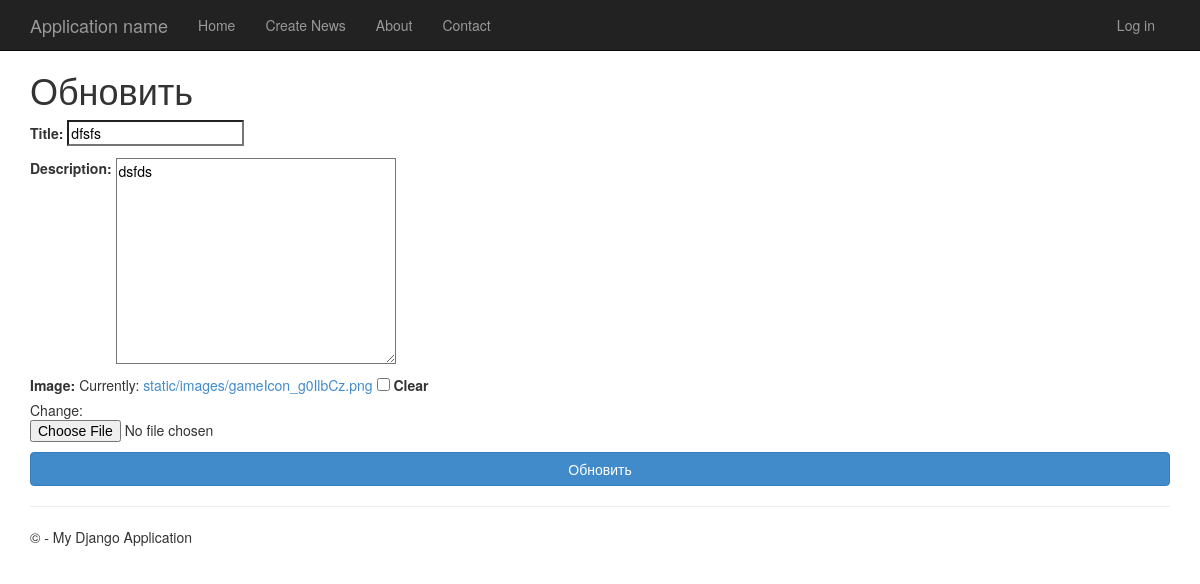
The app's page /update_news/6/, older data.
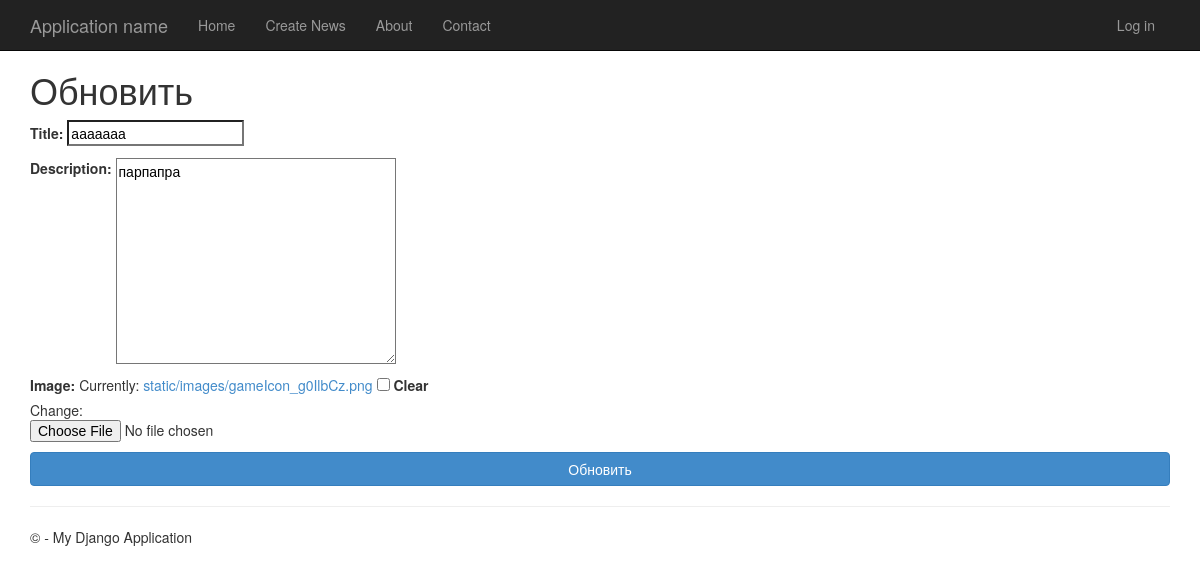
The same page, newer data.
### app_news/models.py (models this page shows, shortened)
class News(models.Model):
    title = models.CharField(max_length=200, verbose_name='Title')
    description = models.TextField(verbose_name='Description')
    image = models.ImageField(upload_to='static\images', blank=True)
    created_at = models.DateTimeField(auto_now_add=True)
    updated_at = models.DateTimeField(auto_now=True)
    class Meta:
        db_table="News"
        verbose_name = 'News'
        verbose_name_plural = 'News'

### app_news/views.py (the view, shortened to what this page needs)
# urls.py: path('update_news/<int:pk>/', UpdateNews.as_view(), name='update_news'),
class UpdateNews(generic.UpdateView):
    model = News
    form_class = NewsForm
    template_name = 'site/update_news.html'

### app_news/forms.py
class NewsForm(forms.ModelForm):
    class Meta:
        model = News
        fields = 'title', 'description', 'image'

### app_news/templates/site/update_news.html (shortened to what this page needs)
{% extends 'site/layout.html' %}
{% load static %}
{% block content %}
<h1>Обновить</h1>
<form method="post" enctype="multipart/form-data">
    {{ form.as_p }}
    <button class="btn btn-primary btn-block" type="submit" value="Update">Обновить</button>
</form>
{% endblock %}

Row changes from the older to the newer data that the page shows:
changed News: title "dfsfs" → "ааааааа"; description "dsfds" → "парпапра"
